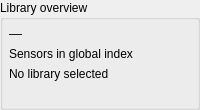
                               <widget class="QGroupBox" name="grp_dash_library">
                                <property name="title">
                                 <string>Library overview</string>
                                </property>
                                <layout class="QVBoxLayout" name="layout_grp_dash_library">
                                 <property name="spacing">
                                  <number>6</number>
                                 </property>
                                 <property name="leftMargin">
                                  <number>6</number>
                                 </property>
                                 <property name="topMargin">
                                  <number>6</number>
                                 </property>
                                 <property name="rightMargin">
                                  <number>6</number>
                                 </property>
                                 <property name="bottomMargin">
                                  <number>6</number>
                                 </property>
                                 <item>
                                  <widget class="QLabel" name="lbl_dash_library_value">
                                   <property name="font">
                                    <font>
                                     <family>Segoe UI</family>
                                     <pointsize>10</pointsize>
                                     <weight>50</weight>
                                     <italic>false</italic>
                                     <bold>false</bold>
                                    </font>
                                   </property>
                                   <property name="text">
                                    <string>—</string>
                                   </property>
                                  </widget>
                                 </item>
                                 <item>
                                  <widget class="QLabel" name="lbl_dash_library_caption">
                                   <property name="text">
                                    <string>Sensors in global index</string>
                                   </property>
                                  </widget>
                                 </item>
                                 <item>
                                  <widget class="QLabel" name="lbl_dash_library_detail">
                                   <property name="text">
                                    <string>No library selected</string>
                                   </property>
                                  </widget>
                                 </item>
                                 <item>
                                  <spacer name="spacer_3">
                                   <property name="orientation">
                                    <enum>Qt::Vertical</enum>
                                   </property>
                                   <property name="sizeHint" stdset="0">
                                    <size>
                                     <width>40</width>
                                     <height>20</height>
                                    </size>
                                   </property>
                                  </spacer>
                                 </item>
                                </layout>
                               </widget>
